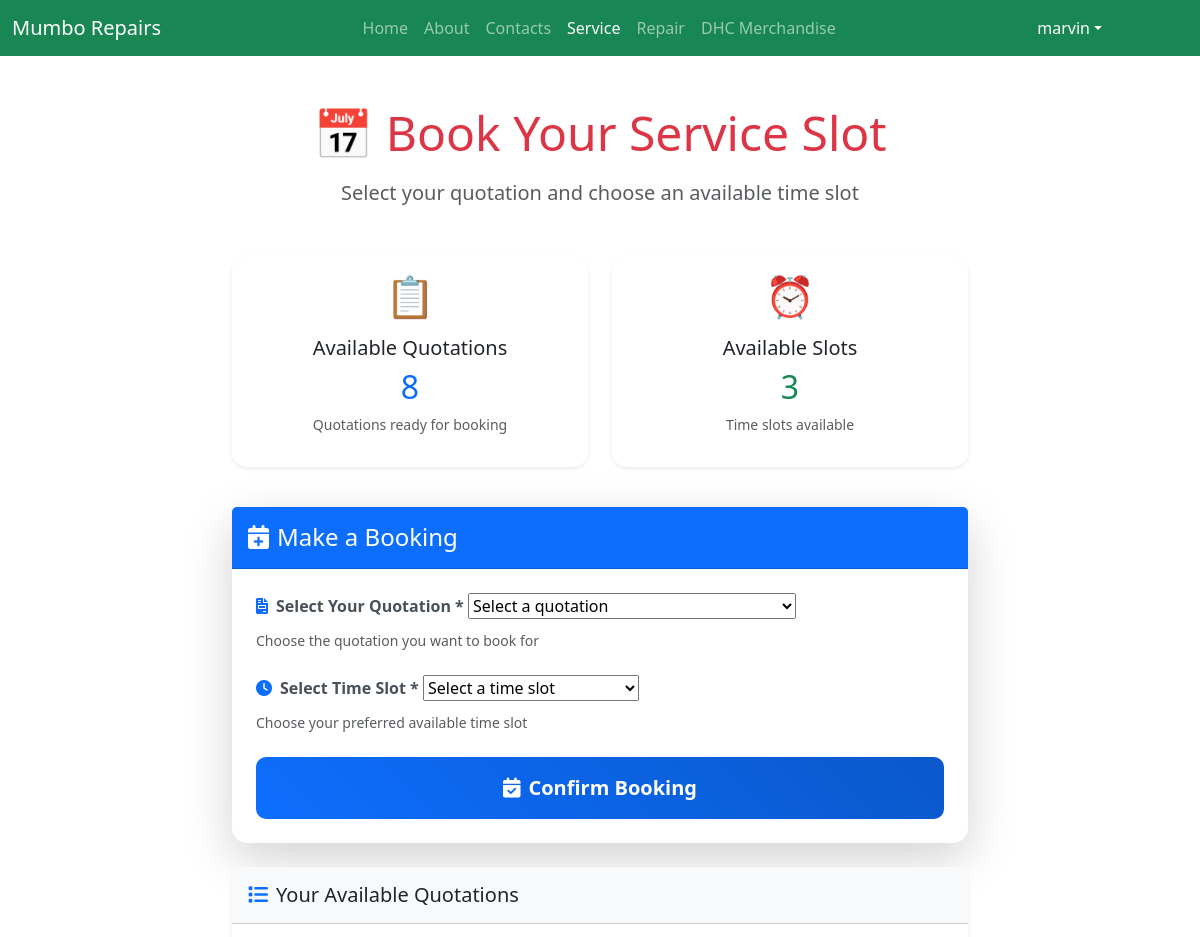
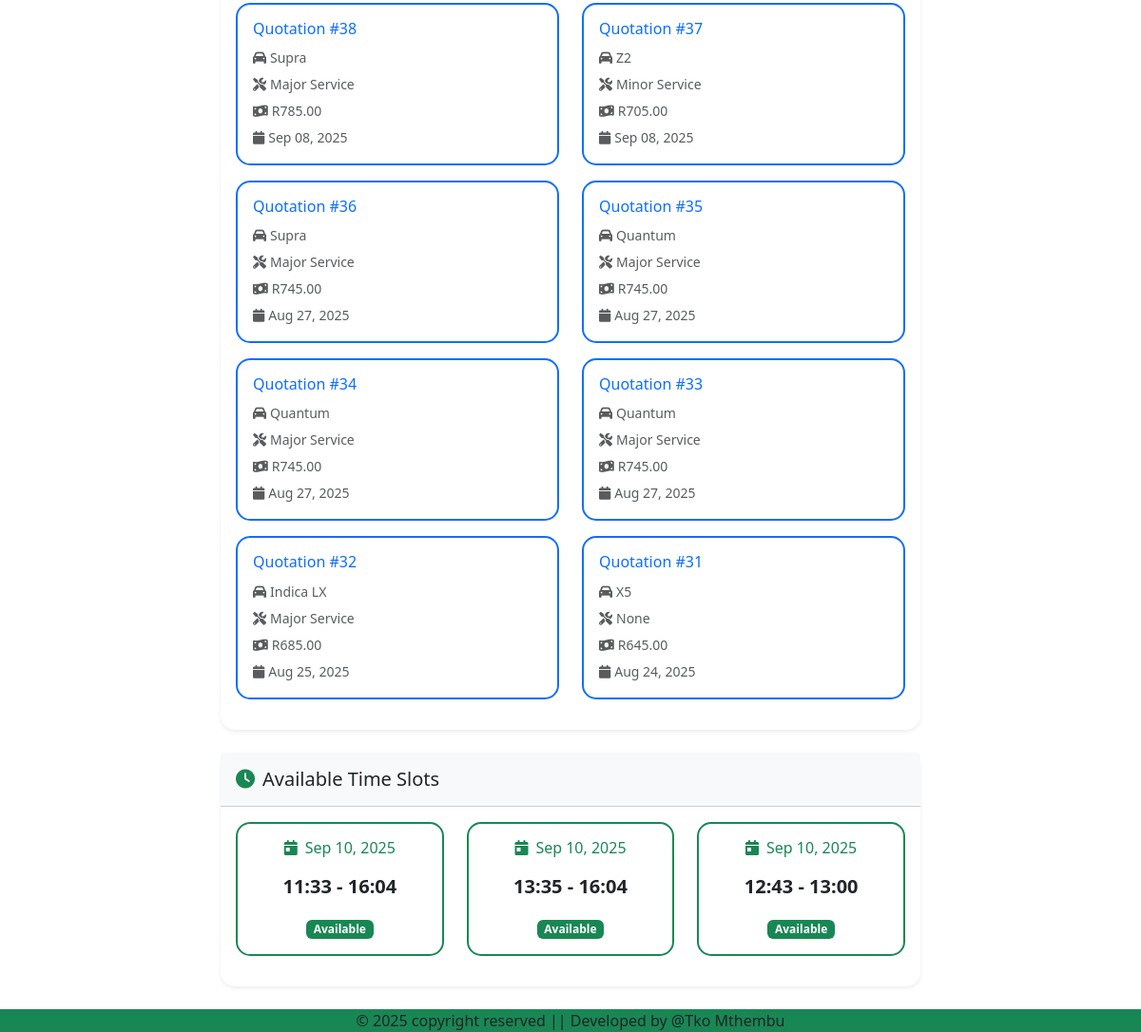
The app's page /service/available-slots/ (signed in), older data (2 pictures, top to bottom).
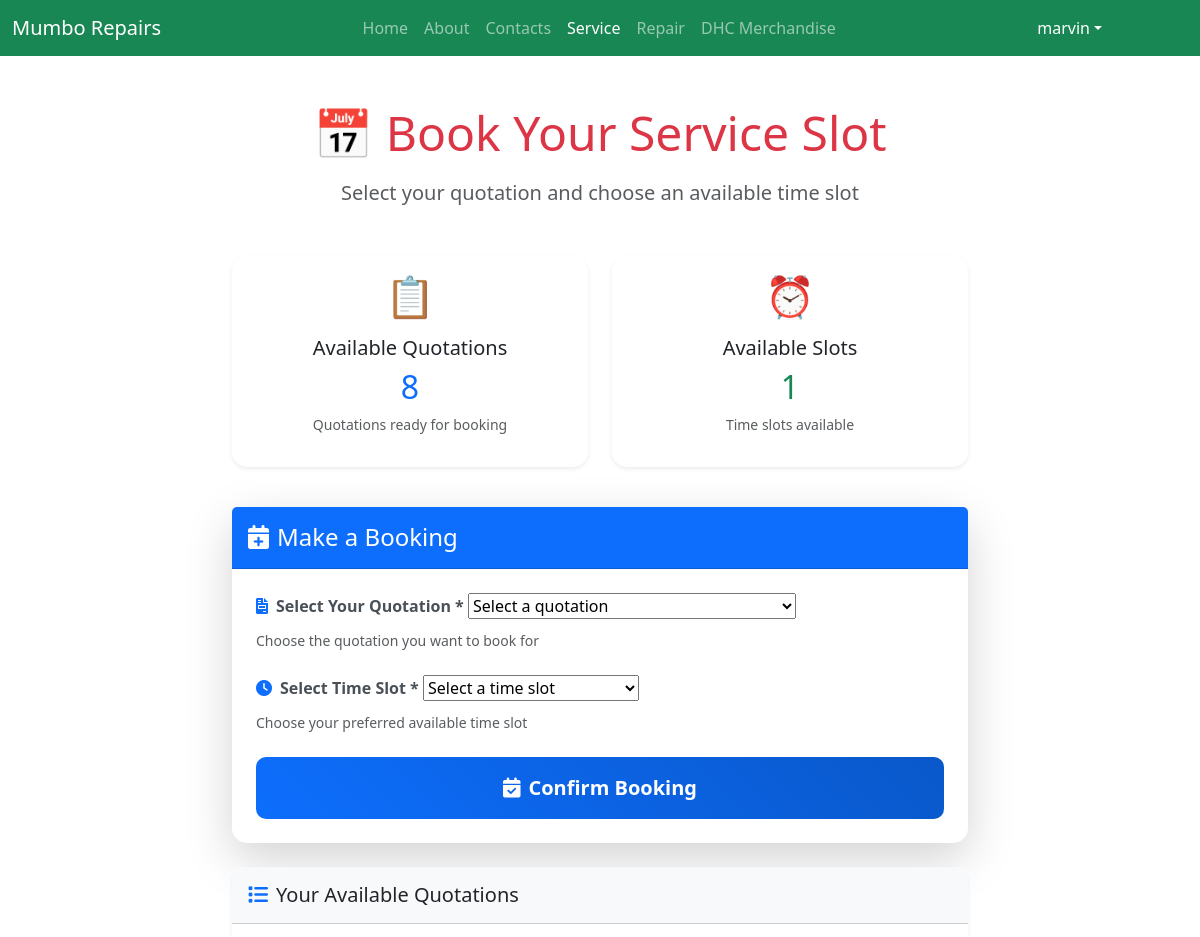
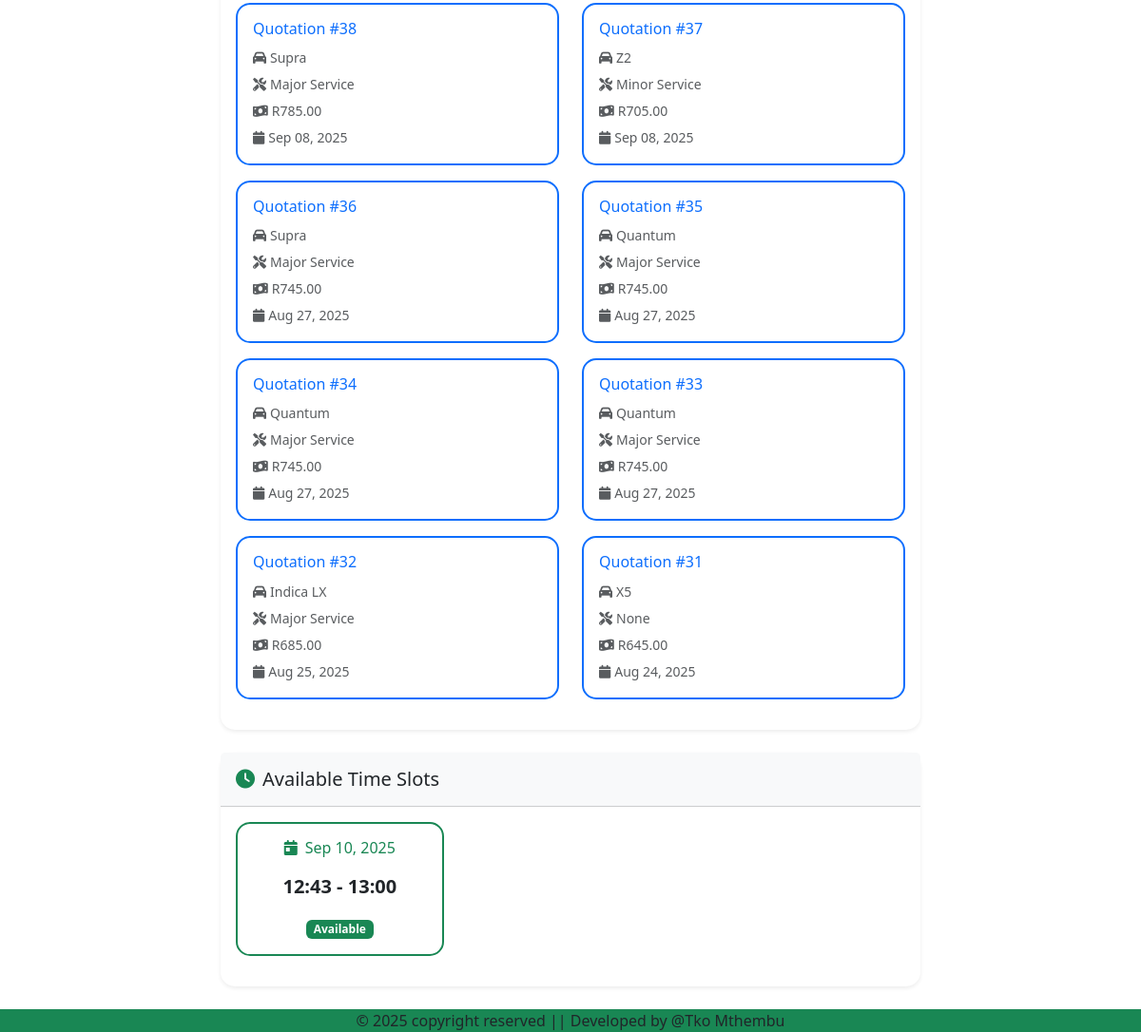
The same page, newer data (2 pictures, top to bottom).
### service/models.py (models this page shows, shortened)
class QuotationRequest(models.Model):
    TRANSOPT = [
        ('manual','Manual'),
        ('automatic','Automatic')
    ]
    GASCHOICE = [
        ('petro','Petrol'),
        ('diesel','diesel'),
    ]
    quotereq_id = models.AutoField(primary_key=True, unique=True)
    user = models.ForeignKey(User, on_delete=models.CASCADE)
    vehicle_type = models.ForeignKey(Vehicle, on_delete=models.CASCADE)
    engine_capacity = models.DecimalField(max_digits=4, decimal_places=1, blank=True, null=True)
    gas = models.CharField(max_length=10, choices=GASCHOICE, blank=True, null=True)
    millage = models.CharField(max_length=6, blank=True, null=True)
    transmission = models.CharField(max_length=10, choices=TRANSOPT, default='manual',blank=True, null=True)
    service_requested = models.ForeignKey(Services,on_delete=models.CASCADE, blank=True, null=True)
    total_cost = models.DecimalField(max_digits=10, decimal_places=2, null=True, blank=True)
    additional_notes = models.TextField(blank=True)
    created_at = models.DateTimeField(auto_now_add=True)
    def __str__(self):
        return f"Quotation #{self.quotereq_id} for {self.user.username} it cost R{self.total_cost}"

class Vehicle(models.Model):
    vehicle_id = models.AutoField(primary_key=True, unique=True)
    owner = models.ForeignKey(User, on_delete=models.CASCADE, blank=True, null=True)
    name = models.CharField(max_length=25, blank=True, null=True)
    model = models.CharField(max_length=15, blank=True, null=True)
    year = models.CharField(max_length=4, blank=True, null=True)
    vin_number = models.CharField(max_length=25, blank=True, null=True)
    license_plate = models.CharField(max_length=12, blank=True, null=True)
    def __str__(self):
        return f'{self.name}'

class Services(models.Model):
    service_id = models.AutoField(primary_key=True, unique=True)
    service_type = models.CharField(max_length=20, blank=True, null=True)
    description = models.CharField(max_length=50, blank=True, null=True)
    base_price = models.DecimalField(max_digits=10, decimal_places=2)
    def __str__(self):
        return(self.service_type)

class TimeSlot(models.Model):
    timeslot_id = models.AutoField(primary_key=True, unique=True)
    date = models.DateField(blank=True, null=True)
    start_time = models.TimeField()  # Changed from DateTimeField
    end_time = models.TimeField()    # Changed from DateTimeField
    is_available = models.BooleanField(default=True)
    def __str__(self):
        date_str = self.date.strftime('%Y-%m-%d') if self.date else "No date"
        start_str = self.start_time.strftime('%H:%M') if self.start_time else "No start time"
        end_str = self.end_time.strftime('%H:%M') if self.end_time else "No end time"
        return f"{date_str} {start_str} to {end_str}"

### service/views.py (the view)
# urls.py: path('available-slots/', views.book_slot, name='available_slots'),
@login_required
def book_slot(request):
    booked_slot_ids = Booking.objects.values_list('time_slot_id', flat=True)
    slots = TimeSlot.objects.filter(is_available=True).exclude(timeslot_id__in=booked_slot_ids)
    booked_quotation_ids = Booking.objects.filter(user=request.user).values_list('quotation_id', flat=True)
    quotes = QuotationRequest.objects.filter(user=request.user).exclude(quotereq_id__in=booked_quotation_ids).order_by('-created_at')
    if request.method == "POST":
        form = BookingForm(request.POST, user=request.user)
        if form.is_valid():
            try:
                booking = form.save(commit=False)
                booking.user = request.user
                if Booking.objects.filter(time_slot=booking.time_slot).exists():
                    messages.error(request, "This time slot has already been booked. Please choose another one.")
                    return render(request, "service/available_slots.html", {"form": form, "quotes": quotes,"slots": slots})
                if Booking.objects.filter(quotation=booking.quotation).exists():
                    messages.error(request, "This quotation already has a booking.")
                    return render(request, "service/available_slots.html", {"form": form, "quotes": quotes,"slots": slots})
                booking.save()
                booking.time_slot.is_available = False
                booking.time_slot.save()
                messages.success(request, "Booking created successfully")
            except IntegrityError:
                messages.error(request, "This quotation already has a booking or the time slot is no longer available.")
        else:
            messages.error(request, "Please correct the errors below.")
    else:
        form = BookingForm(user=request.user)
    return render(request, "service/available_slots.html", {"form": form,  "quotes": quotes,"slots": slots})

### service/forms.py
class BookingForm(forms.ModelForm):
    quotation = forms.ModelChoiceField(
        queryset=QuotationRequest.objects.none(),
        empty_label="Select a quotation",
        required=True
    )
    time_slot = forms.ModelChoiceField(
        queryset=TimeSlot.objects.none(),
        empty_label="Select a time slot",
        required=True
    )
    class Meta:
        model = Booking
        fields = ['quotation', 'time_slot']
    def __init__(self, *args, **kwargs):
        user = kwargs.pop('user', None)
        super().__init__(*args, **kwargs)
        if user:
            booked_quotation_ids = Booking.objects.filter(user=user).values_list('quotation_id', flat=True)
            self.fields['quotation'].queryset = QuotationRequest.objects.filter(user=user).exclude(quotereq_id__in=booked_quotation_ids)
            booked_slot_ids = Booking.objects.values_list('time_slot_id', flat=True)
            self.fields['time_slot'].queryset = TimeSlot.objects.filter(is_available=True).exclude(timeslot_id__in=booked_slot_ids)

### service/templates/service/available_slots.html (shortened to what the changed rows need)
{% extends "HomeApp/base.html" %}
{% load static %}
{% block main-content %}
<div class="container py-5">
    <div class="row justify-content-center">
        <div class="col-lg-8">
            <div class="text-center mb-5">
                <h1 class="display-5 text-danger mb-3">📅 Book Your Service Slot</h1>
            </div>
            <div class="row mb-4">
                <div class="col-md-6 mb-3">
                    <div class="card border-0 shadow-sm h-100">
                        <div class="card-body text-center">
                            <h2 class="text-primary">{{ quotes.count }}</h2>
                        </div>
                    </div>
                </div>
                <div class="col-md-6 mb-3">
                    <div class="card border-0 shadow-sm h-100">
                        <div class="card-body text-center">
                            <div class="d-flex justify-content-center align-items-center mb-3">
                                <span class="display-6 text-success">⏰</span>
                            </div>
                            <h5 class="card-title">Available Slots</h5>
                            <h2 class="text-success">{{ slots.count }}</h2>
                            <p class="text-muted small">Time slots available</p>
                        </div>
                    </div>
                </div>
            </div>
            {% if quotes.count > 0 %}
            <div class="card border-0 shadow-sm mt-4">
                <div class="card-body">
                    <div class="row">
                        {% for quote in quotes %}
                        <div class="col-md-6 mb-3">
                            <div class="card border-primary border-2 h-100">
                                <div class="card-body">
                                    <h6 class="card-title text-primary">Quotation #{{ quote.quotereq_id }}</h6>
                                    <p class="card-text mb-1">
                                        <small class="text-muted">
                                            <i class="fas fa-car me-1"></i>{{ quote.vehicle_type }}
                                        </small>
                                    </p>
                                    <p class="card-text mb-1">
                                        <small class="text-muted">
                                            <i class="fas fa-tools me-1"></i>{{ quote.service_requested }}
                                        </small>
                                    </p>
                                    <p class="card-text mb-1">
                                        <small class="text-muted">
                                            <i class="fas fa-money-bill-wave me-1"></i>R{{ quote.total_cost }}
                                        </small>
                                    </p>
                                    <p class="card-text">
                                        <small class="text-muted">
                                            <i class="fas fa-calendar me-1"></i>{{ quote.created_at|date:"M d, Y" }}
                                        </small>
                                    </p>
                                </div>
                            </div>
                        </div>
                        {% endfor %}
                    </div>
                </div>
            </div>
            {% endif %}
            {% if slots.count > 0 %}
            <div class="card border-0 shadow-sm mt-4">
                <div class="card-body">
                    <div class="row">
                        {% for slot in slots %}
                        <div class="col-md-6 col-lg-4 mb-3">
                            <div class="card border-success border-2 h-100">
                                <div class="card-body text-center">
                                    <h6 class="card-title text-success mb-3">
                                        <i class="fas fa-calendar-day me-2"></i>{{ slot.date|date:"M d, Y" }}
                                    </h6>
                                    <p class="card-text fs-5 fw-bold text-dark">
                                        {{ slot.start_time|time:"H:i" }} - {{ slot.end_time|time:"H:i" }}
                                    </p>
                                    <span class="badge bg-success">Available</span>
                                </div>
                            </div>
                        </div>
                        {% endfor %}
                    </div>
                </div>
            </div>
            {% endif %}
        </div>
    </div>
</div>
<link rel="stylesheet" href="https://cdnjs.cloudflare.com/ajax/libs/font-awesome/6.0.0/css/all.min.css">
{% endblock main-content %}

Row changes from the older to the newer data that the page shows:
no longer on this page (row edited): TimeSlot: date "Sep 10, 2025", start_time "11:33", end_time "16:04"
no longer on this page (row edited): TimeSlot: date "Sep 10, 2025", start_time "13:35", end_time "16:04"
Text that changed along with them:
{{ slots.count }}: "3" → "1"
